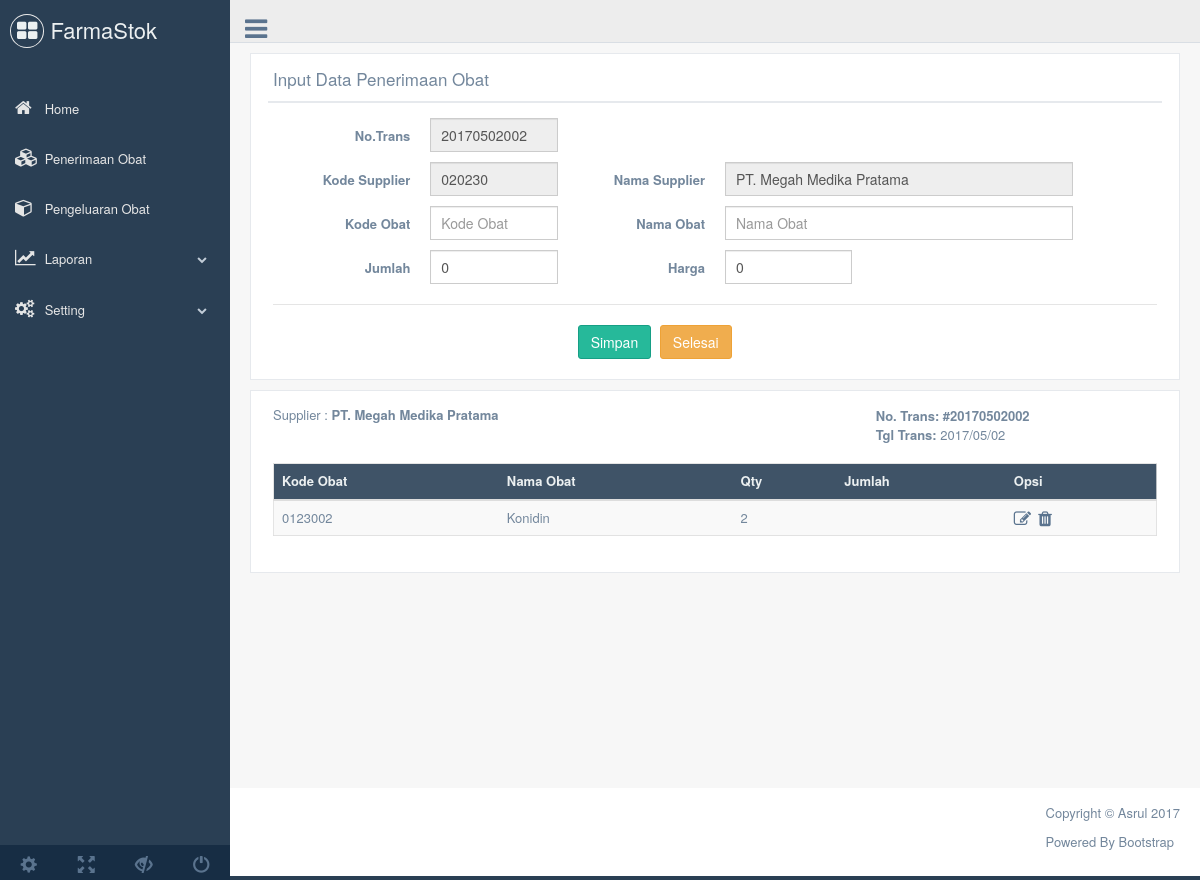
Page /transobatin.php?kdtrans=20170502002 (signed in) on the earlier database version.
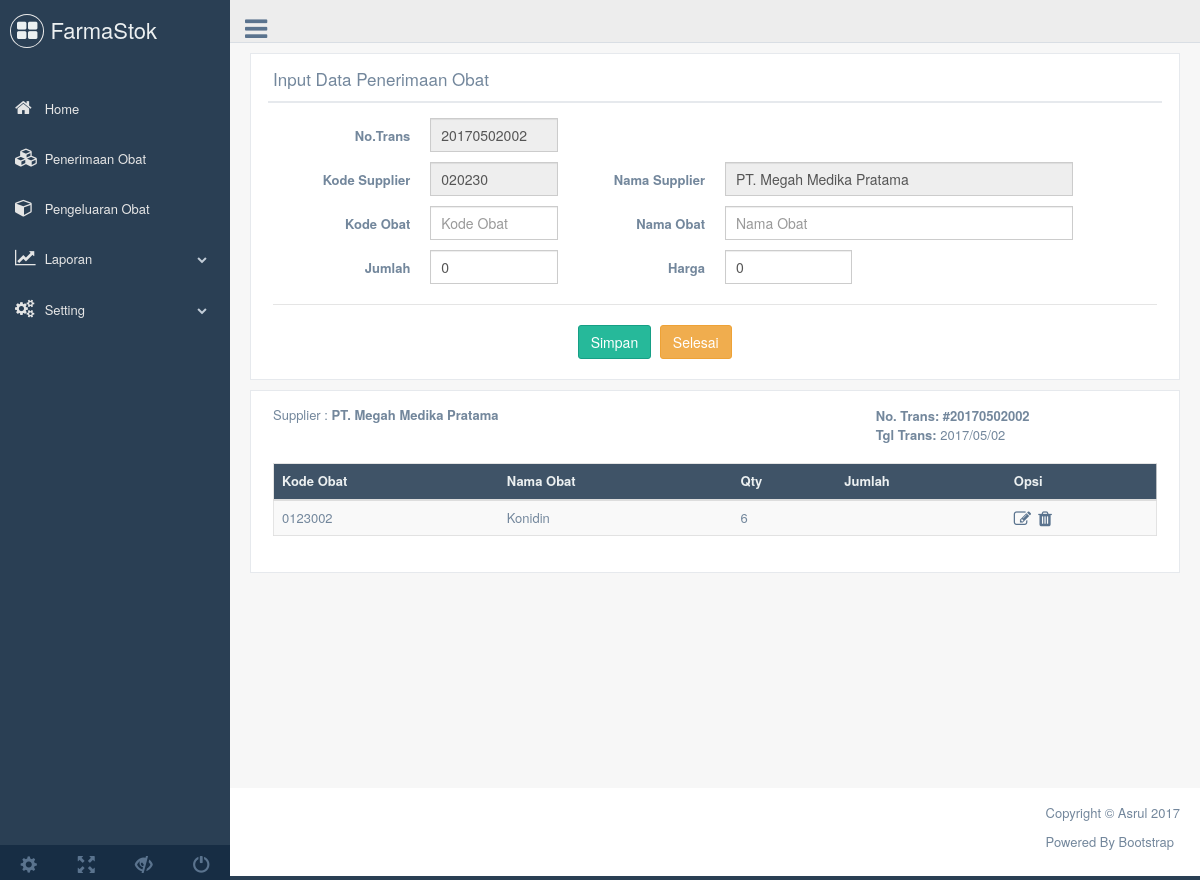
Same page on the later database version.
### tables this page shows
CREATE TABLE `tobatin` (
  `id` int(11) NOT NULL,
  `kdtrans` varchar(15) NOT NULL,
  `kdsupp` varchar(15) NOT NULL,
  `tgltrans` date NOT NULL,
  `kdobat` varchar(15) NOT NULL,
  `qty` int(11) NOT NULL,
  `keluar` int(6) NOT NULL,
  `sisa` int(6) NOT NULL,
  `stat` varchar(10) NOT NULL
);

CREATE TABLE `tobat` (
  `id` int(11) NOT NULL,
  `kdobat` varchar(15) NOT NULL,
  `nmobat` varchar(30) NOT NULL,
  `satuan` varchar(15) NOT NULL,
  `limitstok` int(3) NOT NULL,
  `hbeli` float NOT NULL,
  `hjual` float NOT NULL
);

### transobatin.php (the view, shortened to what the changed rows need)
<!DOCTYPE html>
<html lang="en">
<?php include('head.php');
$kdtrans = $kdsupp = $nmsupp = $almsupp = $kdobat = $nmobat = $edit = $onlyread = $hide ='' ;
$qty=$hrg=0;
function getsession(){
    $kdtrans=$_SESSION['kdtrans'];
}
if($_SERVER['REQUEST_METHOD'] === "POST"){
    if(isset($_POST['new'])) {
    	if (isset($_SESSION['kdtrans'])){
	       getsession();
        }else {
			$kdtrans=newtrans();
		}
	} else {
		if(isset($_POST['edit'])) $edit = $_POST['edit'];
        if(isset($_POST['kdtrans'])) $kdtrans=$_POST['kdtrans'];
        if(isset($_POST['kdsupp'])) $kdsupp = cek_input ($_POST['kdsupp']);
        if(isset($_POST['nmsupp'])) $nmsupp = cek_input ($_POST['nmsupp']);
		if(isset($_POST['almsupp'])) $almsupp = cek_input($_POST['almsupp']);
        if(isset($_POST['kdobat'])) $kdobat = cek_input($_POST['kdobat']);
        if (isset($_POST['nmobat'])) $nmobat = cek_input($_POST['nmobat']);
        if (isset($_POST['qty'])) $qty = cek_input ($_POST['qty']);
        if (isset($_POST['hrg'])) $hrg = cek_input ($_POST['hrg']);
        if($kdtrans!='' && $kdsupp!='' && $nmsupp!='' && $kdobat!='' && $nmobat!='' && $qty>0 && $hrg>0){
        	if ($edit !=''){
				$sql = "update tobatin set kdsupp='$kdsupp', kdobat='$kdobat', qty='$qty', hbeli='$hrg' where id='$edit'";
                $db->query($sql);
			}else {
				$sql="INSERT INTO `tobatin` (`kdtrans`, `kdsupp`, `tgltrans`, `kdobat`, `qty`, `hbeli`) values ('$kdtrans', '$kdsupp', CURRENT_DATE, '$kdobat', '$qty', '$hrg') ON DUPLICATE KEY UPDATE qty = qty+$qty, hbeli='$hrg'";
                $db->query($sql);
			}
			setsession();
            pesan();
        }
	}
}else {
	if(isset($_GET['kdtrans']) && $_GET['kdtrans'] !=''){
        $kdtrans=cek_input($_GET['kdtrans']);
    } else if(isset($_GET['edit']) && $_GET['edit'] != ''){
        $edit = cek_input($_GET['edit']);
        $sql="select tobat.kdobat, nmobat, tobat.hbeli, qty from tobatin inner join tobat on tobatin.kdobat=tobat.kdobat where tobatin.id='$edit'";
        $result=$db->query($sql);
        if($result->num_rows == 1){
            $row = $result->fetch_array(MYSQLI_ASSOC);
            $kdobat=$row['kdobat'];
            $nmobat=$row['nmobat'];
            $qty=$row['qty'];
            $hrg=$row['hrg'];
		}
    } elseif (isset ($_GET['hapus']) && $_GET['hapus'] !='') {
        $hapus= cek_input($_GET['hapus']);
        $sql="delete from tobatin where id = '$hapus'";
        $db->query($sql);
        pesan();
    } else if (isset($_GET['selesai']) && $_GET['selesai'] = true){
        unsetsession();
        header('location:obatin.php');
    }
}
?>
 <body class="nav-md">
<div class="container body">
    <div class="main_container">
    <div class="right_col" role="main">
        <div class="">
            <div class="row">
              <div class="col-md-12 col-sm-12 col-xs-12">
                <div class="x_panel">
                  <div class="x_title">
                    <h2>Input Data Penerimaan Obat</h2>
                  </div>
                </div>
              </div>
            </div>
            <div class="row">
                <div class="col-md-12 col-sm-12 col-xs-12">
                    <div class="x_panel">
                        <div class="x_content">
                          <section class="content invoice">
                             <div class="table-responsive">
                                <table class="table table-striped jambo_table bulk_action">
                                <thead>
                                <tr class="headings">
                                  <th class="column-title">Kode Obat</th>
                                  <th class="column-title">Nama Obat</th>
                                  <th class="column-title">Qty</th>
                                  <th class="column-title">Jumlah</th>
                                  <th class="column-title">Opsi</th>
                                </tr>
                                </thead>
                                <tbody>
                                    <?php
                                    $sql="SELECT tobatin.id, tobatin.kdobat, qty, (qty*tobatin.hbeli) as jml, tobat.nmobat FROM tobatin INNER JOIN tobat on tobatin.kdobat=tobat.kdobat WHERE kdtrans='$kdtrans'";
                                    $result=$db->query($sql);
                                    if ($result){
                                        while ($row = $result->fetch_array(MYSQLI_ASSOC)){
                                            $id=$row['id']; ?>
                                    <tr>
                                        <td><?=$row['kdobat'];?></td>
                                        <td><?=$row['nmobat'];?></td>
                                        <td><?=$row['qty'];?></td>
                                        <td><?=$row['jml'];?></td>
                                        <td><a href="transobatin.php?edit=<?=$id;?>" data-toggle="tooltip" title="Edit"><i class="fa fa-edit fa-lg"></i></a>&nbsp;
                                            <a href="transobatin.php?hapus=<?=$id;?>" data-toggle="tooltip" title="Hapus" onClick="return confirm('Yakin menghapus data tersebut?')"><i class="fa fa-trash fa-lg"></i></a>
                                        </td>
                                    </tr>
                                        <?php }
                                    }
                                    ?>
                                </tbody>
                              </table>
                            </div>
                          </section>
                        </div>
                    </div>
                </div>
            </div>
        </div>
    </div>
    </div>
</div>
</body>
</html>

Differences in the rows shown:
changed tobatin "Konidin": qty "2" → "6"
